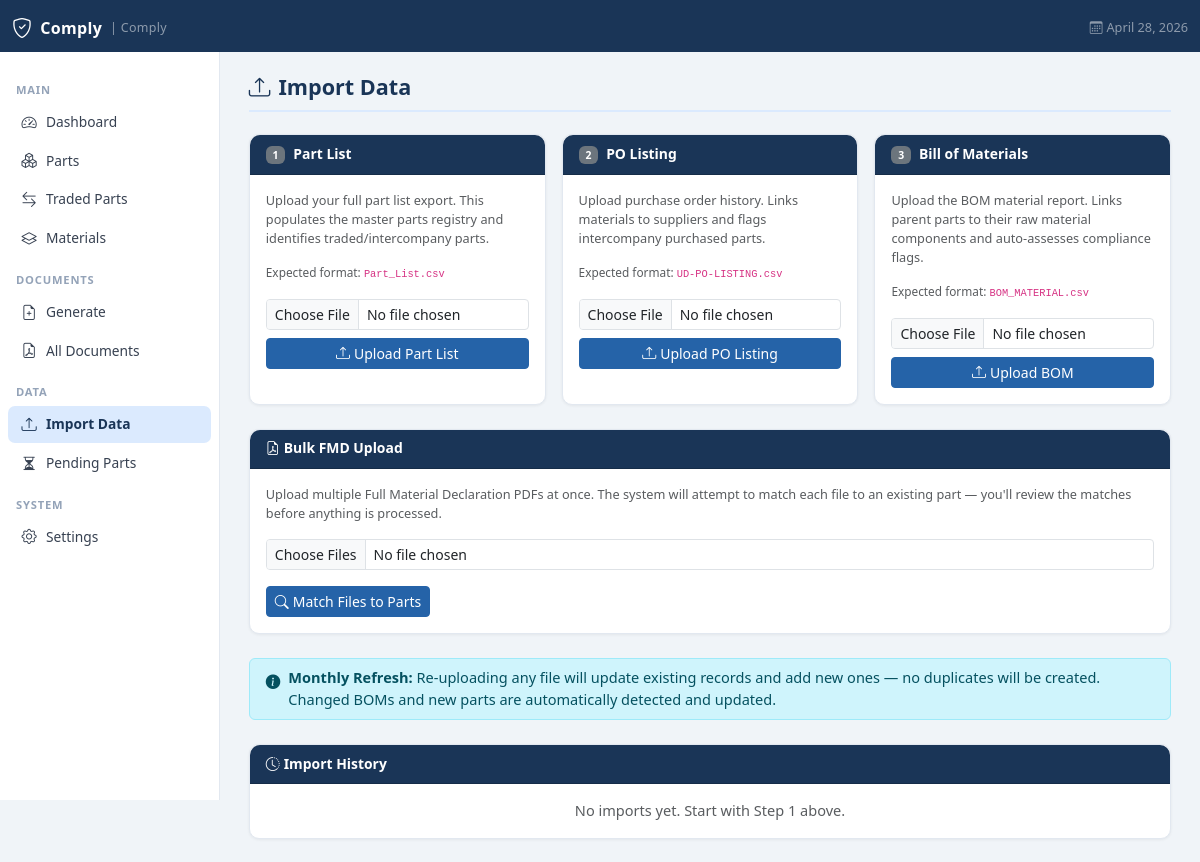
Page /import on the earlier database version.
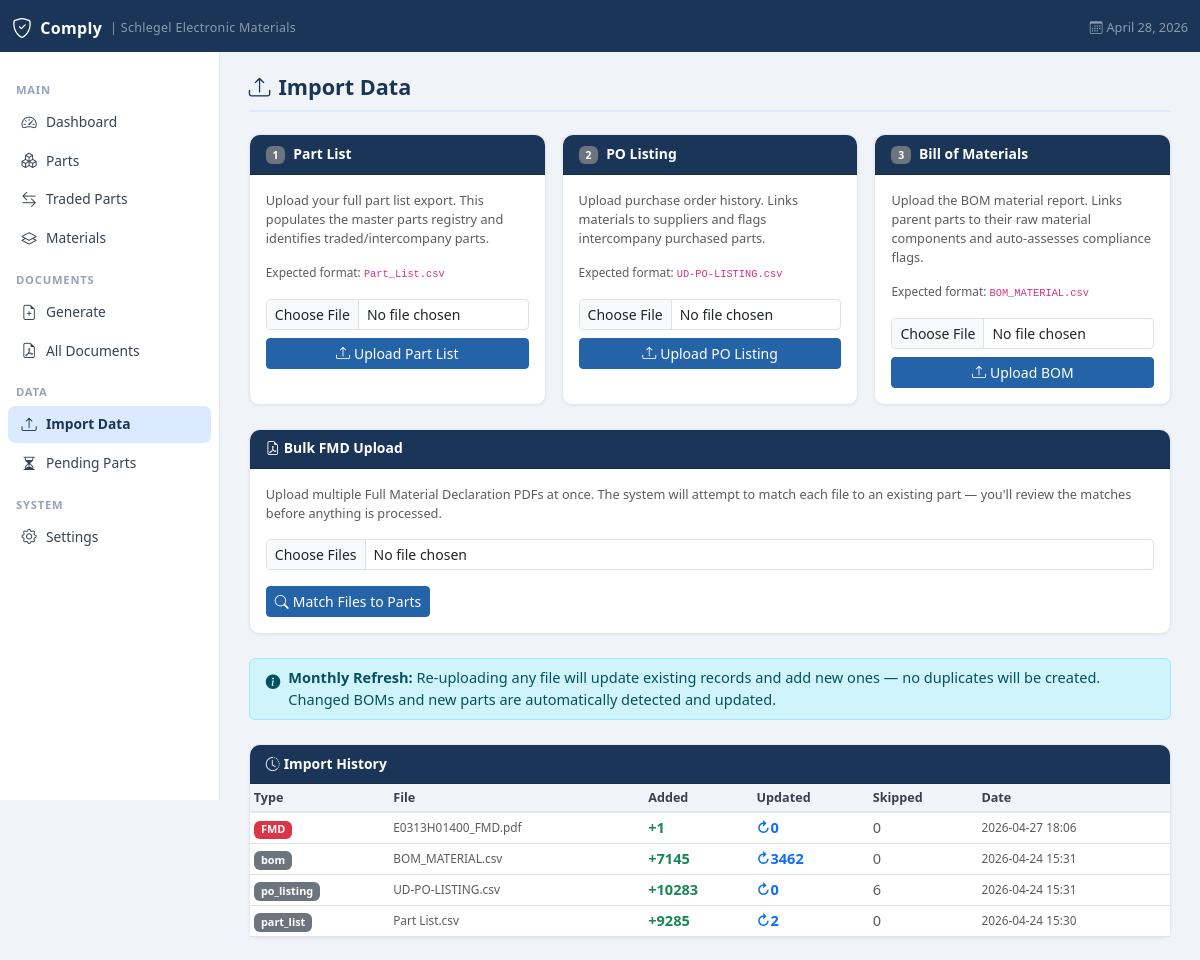
Same page on the later database version.
### tables this page shows
CREATE TABLE settings(
            id          INTEGER PRIMARY KEY AUTOINCREMENT,
            key         TEXT NOT NULL UNIQUE,
            value       TEXT,
            updated_at  TEXT DEFAULT (datetime('now'))
        );

CREATE TABLE import_log (
            id          INTEGER PRIMARY KEY AUTOINCREMENT,
            import_type TEXT,
            filename    TEXT,
            rows_added  INTEGER DEFAULT 0,
            rows_updated INTEGER DEFAULT 0,
            rows_skipped INTEGER DEFAULT 0,
            imported_at TEXT DEFAULT (datetime('now')),
            notes       TEXT
        );

### app.py (the view, shortened to what this page needs)
@app.route("/import", methods=["GET","POST"])
def import_data():
    conn = get_db()
    logs = conn.execute(
        "SELECT * FROM import_log ORDER BY imported_at DESC LIMIT 20"
    ).fetchall()
    conn.close()
    return render_template("import.html", logs=logs)

### app.py (called while the page is built)
def get_db():
    conn = sqlite3.connect(DB_PATH)
    conn.row_factory = sqlite3.Row
    conn.execute("PRAGMA foreign_keys = ON")
    return conn

def get_unacknowledged_versions():
    conn = get_db()
    rows = conn.execute("""
        SELECT rv.standard, rv.version, rv.updated_at, rv.notes
        FROM regulatory_versions rv
        WHERE NOT EXISTS (
            SELECT 1 FROM user_acknowledged_versions uav
            WHERE uav.standard = rv.standard
            AND uav.version = rv.version
        )
        ORDER BY rv.updated_at DESC
    """).fetchall()
    conn.close()
    return [dict(r) for r in rows]

@app.context_processor
def inject_regulatory_notifications():
    try:
        updates = get_unacknowledged_versions()
    except Exception:
        updates = []
    return dict(regulatory_updates=updates)

@app.context_processor
def inject_globals():
    import flask
    conn = get_db()
    rows = conn.execute("SELECT key, value FROM settings").fetchall()
    settings = {r["key"]: r["value"] for r in rows}
    theme = settings.get("theme", "navy")
    conn.close()
    return {
        "now":      datetime.now(),
        "request":  flask.request,
        "settings": settings,
        "theme":    theme,
    }

### templates/import.html (shortened to what this page needs)
{% extends "base.html" %}
{% block content %}
<div class="page-header">
  <h1><i class="bi bi-upload me-2"></i>Import Data</h1>
</div>
<div class="row g-3 mb-4">
  <div class="col-12 col-md-4">
    <div class="card h-100">
      <div class="card-header"><span class="badge bg-secondary me-2">1</span>Part List</div>
      <div class="card-body">
        <p class="text-muted small">Upload your full part list export. This populates the master parts registry and identifies traded/intercompany parts.</p>
        <p class="text-xs text-muted mb-3">Expected format: <code>Part_List.csv</code></p>
        <form method="post" enctype="multipart/form-data">
          <div class="mb-2">
            <input type="file" name="file" class="form-control form-control-sm" accept=".csv" required/>
          </div>
          <button type="submit" class="btn btn-primary btn-sm w-100">
            <i class="bi bi-upload me-1"></i>Upload Part List
          </button>
        </form>
      </div>
    </div>
  </div>
  <div class="col-12 col-md-4">
    <div class="card h-100">
      <div class="card-header"><span class="badge bg-secondary me-2">2</span>PO Listing</div>
      <div class="card-body">
        <p class="text-muted small">Upload purchase order history. Links materials to suppliers and flags intercompany purchased parts.</p>
        <p class="text-xs text-muted mb-3">Expected format: <code>UD-PO-LISTING.csv</code></p>
        <form method="post" enctype="multipart/form-data">
          <div class="mb-2">
            <input type="file" name="file" class="form-control form-control-sm" accept=".csv" required/>
          </div>
          <button type="submit" class="btn btn-primary btn-sm w-100">
            <i class="bi bi-upload me-1"></i>Upload PO Listing
          </button>
        </form>
      </div>
    </div>
  </div>
  <div class="col-12 col-md-4">
    <div class="card h-100">
      <div class="card-header"><span class="badge bg-secondary me-2">3</span>Bill of Materials</div>
      <div class="card-body">
        <p class="text-muted small">Upload the BOM material report. Links parent parts to their raw material components and auto-assesses compliance flags.</p>
        <p class="text-xs text-muted mb-3">Expected format: <code>BOM_MATERIAL.csv</code></p>
        <form method="post" enctype="multipart/form-data">
          <div class="mb-2">
            <input type="file" name="file" class="form-control form-control-sm" accept=".csv" required/>
          </div>
          <button type="submit" class="btn btn-primary btn-sm w-100">
            <i class="bi bi-upload me-1"></i>Upload BOM
          </button>
        </form>
      </div>
    </div>
  </div>
</div>
<div class="card mb-4">
  <div class="card-header">
    <i class="bi bi-file-earmark-pdf me-1"></i>Bulk FMD Upload
  </div>
  <div class="card-body">
    <p class="text-muted small mb-3">Upload multiple Full Material Declaration PDFs at once. The system will attempt to match each file to an existing part — you'll review the matches before anything is processed.</p>
    <div class="mb-3">
      <input type="file" id="bulkFmdInput" class="form-control form-control-sm" accept=".pdf" multiple/>
    </div>
    <button type="button" class="btn btn-primary btn-sm" id="bulkMatchBtn">
      <i class="bi bi-search me-1"></i>Match Files to Parts
    </button>
  </div>
</div>
<div class="alert alert-info d-flex gap-2 align-items-start py-2 mb-4">
  <i class="bi bi-info-circle-fill mt-1 flex-shrink-0"></i>
  <div>
    <strong>Monthly Refresh:</strong> Re-uploading any file will update existing records and add new ones — no duplicates will be created.
    Changed BOMs and new parts are automatically detected and updated.
  </div>
</div>
<div class="card">
  <div class="card-header"><i class="bi bi-clock-history me-1"></i>Import History</div>
  <div class="card-body p-0">
    {% if logs %}
    <table class="table table-sm table-hover mb-0">
      <thead>
        <tr><th>Type</th><th>File</th><th>Added</th><th>Updated</th><th>Skipped</th><th>Date</th></tr>
      </thead>
      <tbody>
        {% for log in logs %}
        <tr>
          <td>
            {% if log.import_type == 'fmd' %}
              <span class="badge bg-danger">FMD</span>
            {% else %}
              <span class="badge bg-secondary">{{ log.import_type }}</span>
            {% endif %}
          </td>
          <td class="text-muted text-xs">{{ log.filename }}</td>
          <td><span class="text-success fw-semibold">+{{ log.rows_added }}</span></td>
          <td><span class="text-primary fw-semibold">↻{{ log.rows_updated }}</span></td>
          <td class="text-muted">{{ log.rows_skipped }}</td>
          <td class="text-muted text-xs">{{ log.imported_at[:16] }}</td>
        </tr>
        {% endfor %}
      </tbody>
    </table>
    {% else %}
    <p class="text-muted p-3 mb-0 text-center">No imports yet. Start with Step 1 above.</p>
    {% endif %}
  </div>
</div>
{% endblock %}

### templates/base.html (shortened to what this page needs)
<!DOCTYPE html>
<html lang="en">
<head>
  <link href="https://cdn.jsdelivr.net/npm/bootstrap@5.3.2/dist/css/bootstrap.min.css" rel="stylesheet"/>
  <link href="https://cdn.jsdelivr.net/npm/bootstrap-icons@1.11.3/font/bootstrap-icons.css" rel="stylesheet"/>
</head>
<body>
<nav class="navbar navbar-dark">
  <div class="container-fluid">
    <a class="navbar-brand d-flex align-items-center gap-2" href="/">
      <i class="bi bi-shield-check fs-5"></i> Comply
      <span class="text-white-50 fw-normal" style="font-size:.78rem;">| {{ settings.get('company_name', 'Comply') }}</span>
    </a>
    <span class="text-white-50 small">
      <i class="bi bi-calendar3 me-1"></i>{{ now.strftime('%B %d, %Y') if now else '' }}
    </span>
  </div>
</nav>
<div class="main-wrap">
  <aside class="sidebar d-none d-md-flex flex-column">
    <div class="sidebar-section">Main</div>
    <ul class="nav flex-column">
      <li><a class="nav-link {% if request.endpoint=='dashboard' %}active{% endif %}" href="/">
        <i class="bi bi-speedometer2"></i> Dashboard
      </a></li>
      <li><a class="nav-link {% if request.endpoint in ['parts_list','part_detail'] %}active{% endif %}" href="/parts">
        <i class="bi bi-boxes"></i> Parts
      </a></li>
      <li><a class="nav-link {% if request.endpoint=='traded_parts' %}active{% endif %}" href="/parts/traded">
        <i class="bi bi-arrow-left-right"></i> Traded Parts
      </a></li>
      <li><a class="nav-link {% if 'material' in (request.endpoint or '') %}active{% endif %}" href="/materials">
        <i class="bi bi-layers"></i> Materials
      </a></li>
    </ul>
    <div class="sidebar-section">Documents</div>
    <ul class="nav flex-column">
      <li><a class="nav-link {% if request.endpoint=='generate_document' %}active{% endif %}" href="/documents/generate">
        <i class="bi bi-file-earmark-plus"></i> Generate
      </a></li>
      <li><a class="nav-link {% if request.endpoint=='documents_list' %}active{% endif %}" href="/documents">
        <i class="bi bi-file-earmark-pdf"></i> All Documents
      </a></li>
    </ul>
    <div class="sidebar-section">Data</div>
    <ul class="nav flex-column">
      <li><a class="nav-link {% if request.endpoint=='import_data' %}active{% endif %}" href="/import">
        <i class="bi bi-upload"></i> Import Data
      </a></li>
      <li><a class="nav-link {% if request.endpoint=='pending_parts' %}active{% endif %}" href="/parts/pending">
        <i class="bi bi-hourglass-split"></i> Pending Parts
      </a></li>
    </ul>
    <div class="sidebar-section">System</div>
    <ul class="nav flex-column">
      <li><a class="nav-link {% if request.endpoint=='settings_page' %}active{% endif %}" href="/settings">
        <i class="bi bi-gear"></i> Settings
      </a></li>
    </ul>
  </aside>
  <main class="main-content">
    {% block content %}{% endblock %}
  </main>
</div>
</body>
</html>

Differences in the rows shown:
added settings: get "Schlegel Electronic Materials"
added import_log: import_type "FMD", filename "E0313H01400_FMD.pdf", rows_added "1", rows_updated "0", rows_skipped "0", imported_at "2026-04-27 18:06"
added import_log: import_type "bom", filename "BOM_MATERIAL.csv", rows_added "7145", rows_updated "3462", rows_skipped "0", imported_at "2026-04-24 15:31"
added import_log: import_type "po_listing", filename "UD-PO-LISTING.csv", rows_added "10283", rows_updated "0", rows_skipped "6", imported_at "2026-04-24 15:31"
added import_log: import_type "part_list", filename "Part List.csv", rows_added "9285", rows_updated "2", rows_skipped "0", imported_at "2026-04-24 15:30"
Other differences:
{{ settings.get('company_name', 'Comply') }}: "Comply" → (not shown)
text no longer shown: "No imports yet. Start with Step 1 above."
text now shown: "Type File Added Updated Skipped Date"
